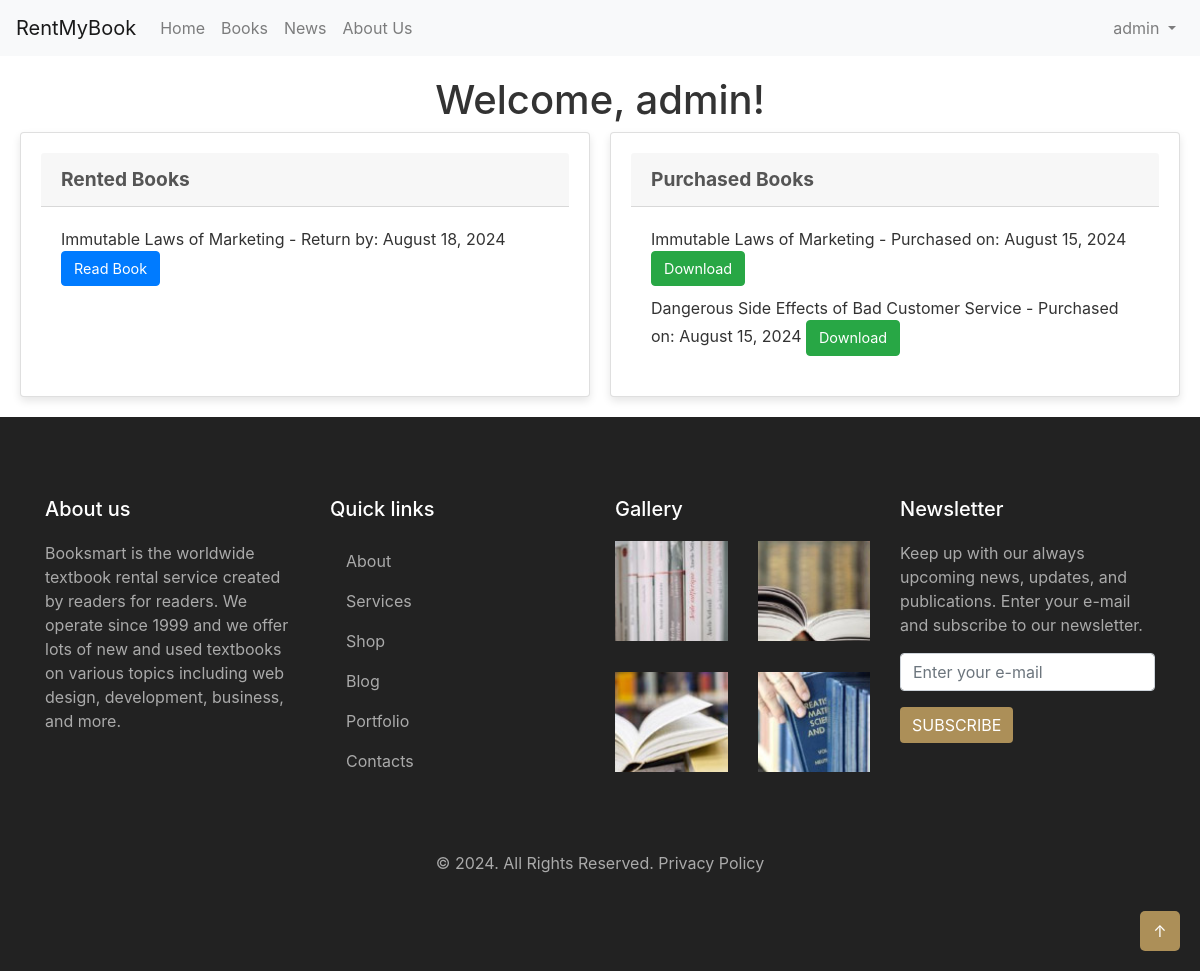
The page /dashboard/ (signed in) on the database its author committed.
### books/models.py (models this page shows, shortened)
class Rental(models.Model):
    user = models.ForeignKey(User, on_delete=models.CASCADE)
    book = models.ForeignKey(Book, on_delete=models.CASCADE)
    rental_date = models.DateTimeField(auto_now_add=True)
    return_date = models.DateTimeField()

class Book(models.Model):
    title = models.CharField(max_length=200)
    author = models.CharField(max_length=200)
    description = models.TextField()
    cover_image = models.ImageField(upload_to='book_covers/')
    sample_pdf = models.FileField(upload_to='book_samples/')
    full_pdf = models.FileField(upload_to='book_full/')
    price = models.DecimalField(max_digits=6, decimal_places=2)

class Purchase(models.Model):
    user = models.ForeignKey(User, on_delete=models.CASCADE)
    book = models.ForeignKey(Book, on_delete=models.CASCADE)
    purchase_date = models.DateTimeField(auto_now_add=True)

### books/views.py (the view)
# urls.py: path('dashboard/', views.dashboard, name='dashboard'),
@login_required
def dashboard(request):
    rentals = Rental.objects.filter(user=request.user)
    purchases = Purchase.objects.filter(user=request.user)
    return render(request, 'books/dashboard.html', {'rentals': rentals, 'purchases': purchases})

### templates/books/dashboard.html (shortened to what this page needs)
{% extends 'layout/base.html' %}
{% block body %}
<div class="dashboard-container">
    <h1>Welcome, {{ user.username }}!</h1>
    <div class="dashboard-row">
        <div class="card">
            <div class="card-header">Rented Books</div>
            <div class="card-body">
                {% if rentals %}
                    {% for rental in rentals %}
                        <div class="rental-item">
                            <span>{{ rental.book.title }} - Return by: {{ rental.return_date|date:"F d, Y" }}</span>
                            <a href="{{ rental.book.sample_pdf.url }}" class="btn btn-primary" target="_blank">Read Book</a>
                        </div>
                    {% endfor %}
                {% else %}
                    <p>You have no rented books.</p>
                {% endif %}
            </div>
        </div>
        <div class="card">
            <div class="card-header">Purchased Books</div>
            <div class="card-body">
                {% if purchases %}
                    {% for purchase in purchases %}
                        <div class="purchase-item">
                            <span>{{ purchase.book.title }} - Purchased on: {{ purchase.purchase_date|date:"F d, Y" }}</span>
                            <a href="{{ purchase.book.full_pdf.url }}" class="btn btn-success" download>Download</a>
                        </div>
                    {% endfor %}
                {% else %}
                    <p>You have not purchased any books.</p>
                {% endif %}
            </div>
        </div>
    </div>
</div>
{% endblock body %}

### templates/components/navbar.html (shortened to what this page needs)
<!DOCTYPE html>
<html lang="en">
<head>
    <link href="https://maxcdn.bootstrapcdn.com/bootstrap/4.5.2/css/bootstrap.min.css" rel="stylesheet">
</head>
<body>
    <nav class="navbar navbar-expand-lg navbar-light bg-light">
        <a class="navbar-brand" href="{% url 'home' %}">RentMyBook</a>
        <div class="collapse navbar-collapse" id="navbarNav">
            <ul class="navbar-nav mr-auto">
                <li class="nav-item">
                    <a class="nav-link" href="{% url 'home' %}">Home</a>
                </li>
                <li class="nav-item">
                    <a class="nav-link" href="{% url 'books' %}">Books</a>
                </li>
                <li class="nav-item">
                    <a class="nav-link" href="{% url 'latest_news' %}">News</a>
                </li>
                <li class="nav-item">
                    <a class="nav-link" href="{% url 'about' %}">About Us</a>
                </li>
            </ul>
            <ul class="navbar-nav ml-auto">
                {% if request.user.is_authenticated %}
                    <li class="nav-item dropdown">
                        <a class="nav-link dropdown-toggle" href="#" id="navbarDropdown" role="button" data-toggle="dropdown" aria-haspopup="true" aria-expanded="false">
                            {{ request.user.username }}
                        </a>
                    </li>
                {% endif %}
            </ul>
        </div>
    </nav>
</body>
</html>

### templates/books/dashboard.html (style rules this page uses)
.dashboard-container { max-width: 1200px; margin: 0 auto; padding: 20px; }
h1, h2 { text-align: center; color: #333; }
.dashboard-row { display: flex; justify-content: space-between; flex-wrap: wrap; gap: 20px; }
.card { border: 1px solid #ddd; border-radius: 10px; box-shadow: 0 4px 8px rgba(0, 0, 0, 0.1); padding: 20px; background-color: #fff; flex: 1; min-width: 300px; }
.card-header { font-size: 1.2rem; font-weight: bold; margin-bottom: 15px; color: #555; }
.card-body { display: flex; flex-direction: column; gap: 10px; }
.card-body span { font-size: 1rem; color: #333; }
.card-body a { font-size: 0.9rem; text-align: center; }
.btn-success, .btn-primary { border-radius: 5px; padding: 8px 16px; text-decoration: none; color: #fff; font-weight: bold; display: inline-block; }

### templates/components/footer.html (style rules this page uses)
p, .nav-link { color: #aaa; }

### rows shown on the page
Rental: book "Immutable Laws of Marketing", return_date "August 18, 2024"
Purchase: book "Immutable Laws of Marketing", purchase_date "August 15, 2024"
Purchase: book "Dangerous Side Effects of Bad Customer Service", purchase_date "August 15, 2024"

### other values the page prints
{{ request.user.username }} "admin"
{{ user.username }} "admin"
